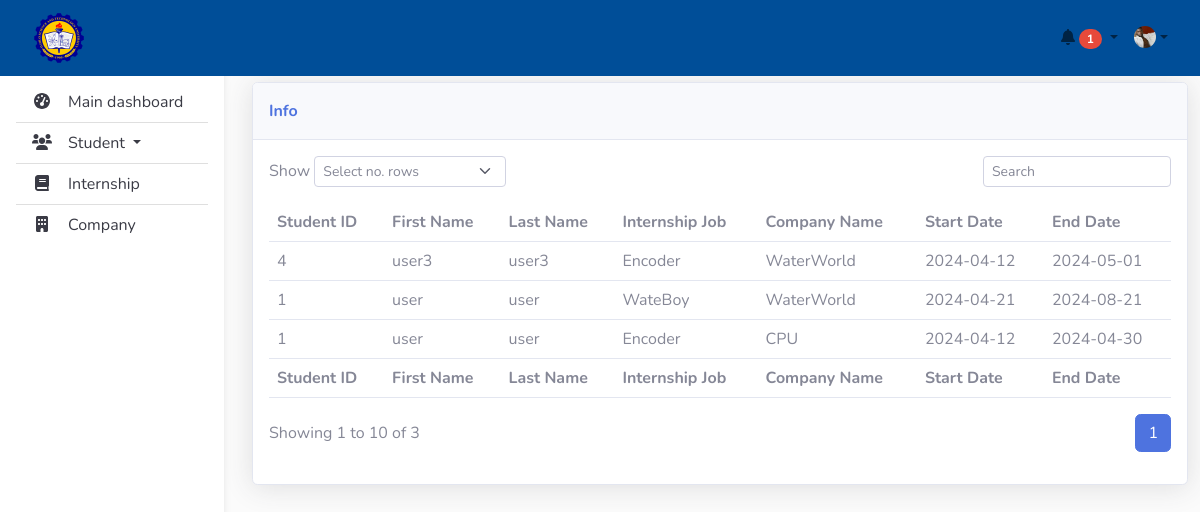
Screenshot of /php_source/views/teacherDashboard/teachers_control5.php (signed in) with the database file from the repository.
### tables this page shows
CREATE TABLE `deploy_student` (
  `deployment_id` int(10) NOT NULL,
  `student_id` int(10) NOT NULL,
  `firstname` varchar(50) NOT NULL,
  `lastname` varchar(50) NOT NULL,
  `intern_id` int(10) NOT NULL,
  `company_id` int(10) NOT NULL
);

CREATE TABLE `intern_internship` (
  `internship_id` int(11) NOT NULL,
  `title` text NOT NULL,
  `description` text NOT NULL,
  `start_date` date NOT NULL,
  `end_date` date NOT NULL,
  `company_id` int(10) NOT NULL
);

CREATE TABLE `intern_company` (
  `company_id` int(10) NOT NULL,
  `name` varchar(50) NOT NULL,
  `address` varchar(50) NOT NULL,
  `phone_no` varchar(50) NOT NULL,
  `email` varchar(50) NOT NULL,
  `ceo` varchar(50) NOT NULL
);

### php_source/views/teacherDashboard/teachers_control5.php (the view, shortened to what this page needs)
<html>
     <head>
        <link rel="stylesheet" href="../../../assets/bootstrap/css/bootstrap.min.css">
        <link rel="stylesheet" href="../../../assets/css/main.css">
        <link href="https://cdnjs.cloudflare.com/ajax/libs/font-awesome/5.15.3/css/all.min.css" rel="stylesheet">
     </head>
     <body>
        <?php include ("../../includes/sidenav.php");?>
        <?php include ("../../includes/topnav.php"); ?>
          <main>
               <div id="" class="container pt-4 main" style="margin-top: 0px; padding: 0px 0px;">
                    <div class="row" id="dashboard">
                         <div class="container-fluid" id="body-content">
                              <h3 class="text-dark mb-4">Deployed Students</h3>
                              <div class="card shadow">
                                   <div class="card-header py-3">
                                        <p class="text-primary m-0 fw-bold">Info</p>
                                   </div>
                                   <div class="card-body">
                                        <div class="row">
                                             <div class="col-md-6 text-nowrap">
                                                  <div id="dataTable_length" class="dataTables_length" aria-controls="dataTable"><label class="form-label">Show&nbsp;<select class="d-inline-block form-select form-select-sm" id="recordsPerPage">
                                                                           <option >Select no. rows</option>
                                                                           </select>&nbsp;</label></div>
                                             </div>
                                             <div class="col-md-6">
                                                  <div class="text-md-end dataTables_filter" id="dataTable_filter"><label class="form-label"><input type="search" id="searchInput" class="form-control form-control-sm" aria-controls="dataTable" placeholder="Search"></label></div>
                                             </div>
                                        </div>
                                        <div class="table-responsive table mt-2" id="dataTable" role="grid" aria-describedby="dataTable_info">
                                             <table class="table my-0" id="dataTable">
                                                  <thead>
                                                       <tr>
                                                            <th>Student ID</th>
                                                            <th>First Name</th>
                                                            <th>Last Name</th>
                                                            <th>Internship Job</th>
                                                            <th>Company Name</th>
                                                            <th>Start Date</th>
                                                            <th>End Date</th>
                                                       </tr>
                                                  </thead>
                                                  <tbody>
                                                       <?php
                                                            require_once ('../../../connection/connect.php');
                                                            $records_per_page = isset($_GET['per_page']) ? $_GET['per_page'] : 10;
                                                            $current_page = isset($_GET['page']) ? $_GET['page'] : 1;
                                                            $start_from = ($current_page - 1) * $records_per_page;
                                                            $sql = "SELECT * FROM deploy_student LIMIT $start_from, $records_per_page";
                                                            if ($result = $conn->query($sql)){
                                                                 while ($row = $result->fetch_assoc()){
                                                                      $student_id = $row['student_id'];
                                                                      $firstname = $row['firstname'];
                                                                      $lastname = $row['lastname'];
                                                                      $intern_id = $row['intern_id'];
                                                                      $company_id = $row['company_id'];
                                                                      $sql = "SELECT title FROM intern_internship WHERE internship_id = $intern_id";
                                                                      $intern_job = $conn->query($sql);
                                                                      $intern_job = $intern_job->fetch_assoc();
                                                                      $intern_job = $intern_job['title'];
                                                                      $sql = "SELECT name from intern_company WHERE company_id = $company_id";
                                                                      $company_job = $conn->query($sql);
                                                                      $company_job = $company_job->fetch_assoc();
                                                                      $company_job = $company_job['name'];
                                                                      $sql = "SELECT start_date, end_date FROM intern_internship WHERE internship_id = $intern_id";
                                                                      $start_date = $conn->query($sql);
                                                                      $start_date = $start_date->fetch_assoc();
                                                                      $start_date = $start_date['start_date'];
                                                                      $end_date = $conn->query($sql);
                                                                      $end_date = $end_date->fetch_assoc();
                                                                      $end_date = $end_date['end_date'];
                                                       ?>
                                                       <tr>
                                                            <td><?php echo $student_id; ?></td>
                                                            <td><?php echo $firstname; ?></td>
                                                            <td><?php echo $lastname; ?></td>
                                                            <td><?php echo $intern_job; ?></td>
                                                            <td><?php echo $company_job; ?></td>
                                                            <td><?php echo $start_date; ?></td>
                                                            <td><?php echo $end_date; ?></td>
                                                       </tr>
                                                       <?php
                                                                 }
                                                            }
                                                            $total_records_sql = "SELECT COUNT(*) AS total FROM  intern_students";
                                                            $total_records_result = $conn->query($total_records_sql);
                                                            $total_records_row = $total_records_result->fetch_assoc();
                                                            $total_records = $total_records_row['total'];
                                                            $total_pages = ceil($total_records / $records_per_page);
                                                       ?>
                                                  </tbody>
                                                  <tfoot>
                                                            <tr>
                                                                 <th>Student ID</th>
                                                                 <th>First Name</th>
                                                                 <th>Last Name</th>
                                                                 <th>Internship Job</th>
                                                                 <th>Company Name</th>
                                                                 <th>Start Date</th>
                                                                 <th>End Date</th>
                                                            </tr>
                                                  </tfoot>
                                             </table>
                                        </div>
                                        <div class="row">
                                             <div class="col-md-6 align-self-center">
                                                  <p id="dataTable_info" class="dataTables_info" role="status" aria-live="polite">Showing 1 to <?php echo $records_per_page?> of <?php echo $total_records;?></p>
                                             </div>
                                             <div class="col-md-6">
                                                  <nav class="d-lg-flex justify-content-lg-end dataTables_paginate paging_simple_numbers">
                                                       <ul class="pagination">
                                                            <?php for ($i = 1; $i <= $total_pages; $i++){ ?>
                                                                 <li class="page-item <?php if ($i == $current_page) echo 'active'; ?>">
                                                                      <a class="page-link" id="page_change" href="?page=<?php echo $i; ?>"><?php echo $i; ?></a>
                                                                 </li>
                                                            <?php } ?>
                                                       </ul>
                                                  </nav>
                                             </div>
                                        </div>
                                   </div>
                              </div>
                </div>
            </div>
          </main>
     </body>
</html>

### assets/css/main.css (style rules this page uses)
body { background-color: #fbfbfb; }
@media (min-width: 991.98px) { main { padding-left: 240px; } }

### rows the page displays
deploy_student: student "4", firstname "user3", lastname "user3", intern.title "Encoder", company.name "WaterWorld", intern.start_date "2024-04-12", intern.end_date "2024-05-01"
deploy_student: student "1", firstname "user", lastname "user", intern.title "WateBoy", company.name "WaterWorld", intern.start_date "2024-04-21", intern.end_date "2024-08-21"
deploy_student: student "1", firstname "user", lastname "user", intern.title "Encoder", company.name "CPU", intern.start_date "2024-04-12", intern.end_date "2024-04-30"

### other values shown
$records_per_page "10"
$total_records "3"
